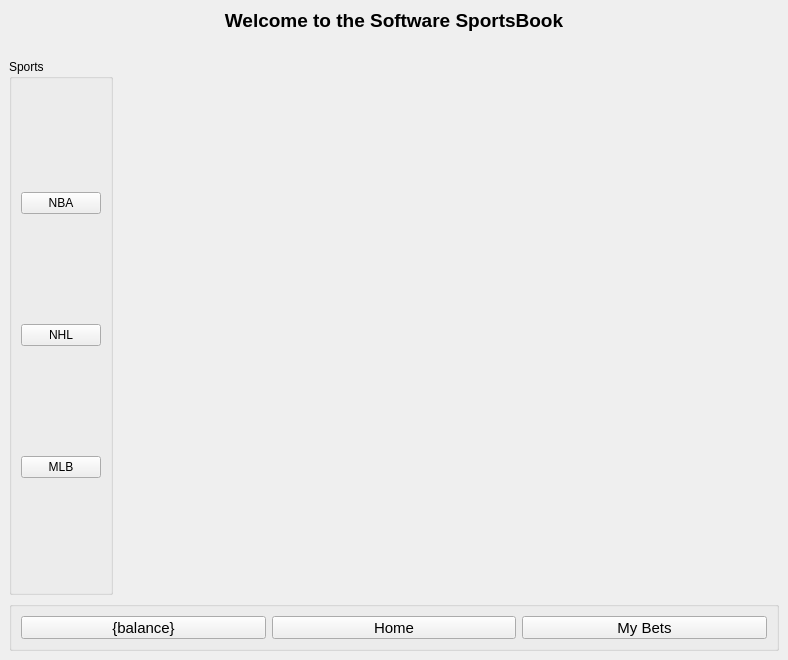
<?xml version="1.0" encoding="UTF-8"?>
<ui version="4.0">
 <class>MainWindow</class>
 <widget class="QMainWindow" name="MainWindow">
  <property name="enabled">
   <bool>true</bool>
  </property>
  <property name="geometry">
   <rect>
    <x>0</x>
    <y>0</y>
    <width>788</width>
    <height>660</height>
   </rect>
  </property>
  <property name="sizePolicy">
   <sizepolicy hsizetype="Expanding" vsizetype="MinimumExpanding">
    <horstretch>0</horstretch>
    <verstretch>0</verstretch>
   </sizepolicy>
  </property>
  <property name="windowTitle">
   <string>MainWindow</string>
  </property>
  <widget class="QWidget" name="centralwidget">
   <layout class="QVBoxLayout" name="verticalLayout_2">
    <item>
     <widget class="QLabel" name="label">
      <property name="maximumSize">
       <size>
        <width>16777215</width>
        <height>44</height>
       </size>
      </property>
      <property name="text">
       <string>&lt;html&gt;&lt;head/&gt;&lt;body&gt;&lt;p align=&quot;center&quot;&gt;&lt;span style=&quot; font-size:14pt; font-weight:700;&quot;&gt;Welcome to the Software SportsBook&lt;/span&gt;&lt;/p&gt;&lt;p align=&quot;center&quot;&gt;&lt;br/&gt;&lt;/p&gt;&lt;/body&gt;&lt;/html&gt;</string>
      </property>
     </widget>
    </item>
    <item alignment="Qt::AlignLeft">
     <widget class="QGroupBox" name="groupBox">
      <property name="styleSheet">
       <string notr="true"/>
      </property>
      <property name="title">
       <string>Sports</string>
      </property>
      <layout class="QVBoxLayout" name="verticalLayout">
       <item>
        <widget class="QPushButton" name="pushButton_5">
         <property name="text">
          <string>NBA</string>
         </property>
        </widget>
       </item>
       <item>
        <widget class="QPushButton" name="pushButton_6">
         <property name="text">
          <string>NHL</string>
         </property>
        </widget>
       </item>
       <item>
        <widget class="QPushButton" name="pushButton_4">
         <property name="text">
          <string>MLB</string>
         </property>
        </widget>
       </item>
      </layout>
     </widget>
    </item>
    <item>
     <widget class="QGroupBox" name="MenuItems">
      <property name="maximumSize">
       <size>
        <width>16777215</width>
        <height>50</height>
       </size>
      </property>
      <property name="title">
       <string/>
      </property>
      <layout class="QHBoxLayout" name="horizontalLayout">
       <item alignment="Qt::AlignBottom">
        <widget class="QPushButton" name="pushButton_2">
         <property name="font">
          <font>
           <pointsize>11</pointsize>
          </font>
         </property>
         <property name="text">
          <string>{balance}</string>
         </property>
        </widget>
       </item>
       <item alignment="Qt::AlignBottom">
        <widget class="QPushButton" name="pushButton">
         <property name="font">
          <font>
           <pointsize>11</pointsize>
          </font>
         </property>
         <property name="text">
          <string>Home</string>
         </property>
        </widget>
       </item>
       <item alignment="Qt::AlignBottom">
        <widget class="QPushButton" name="pushButton_3">
         <property name="font">
          <font>
           <pointsize>11</pointsize>
           <italic>false</italic>
           <strikeout>false</strikeout>
           <kerning>false</kerning>
          </font>
         </property>
         <property name="text">
          <string>My Bets</string>
         </property>
         <property name="default">
          <bool>false</bool>
         </property>
         <property name="flat">
          <bool>false</bool>
         </property>
        </widget>
       </item>
      </layout>
     </widget>
    </item>
   </layout>
  </widget>
 </widget>
 <resources/>
 <connections/>
</ui>
